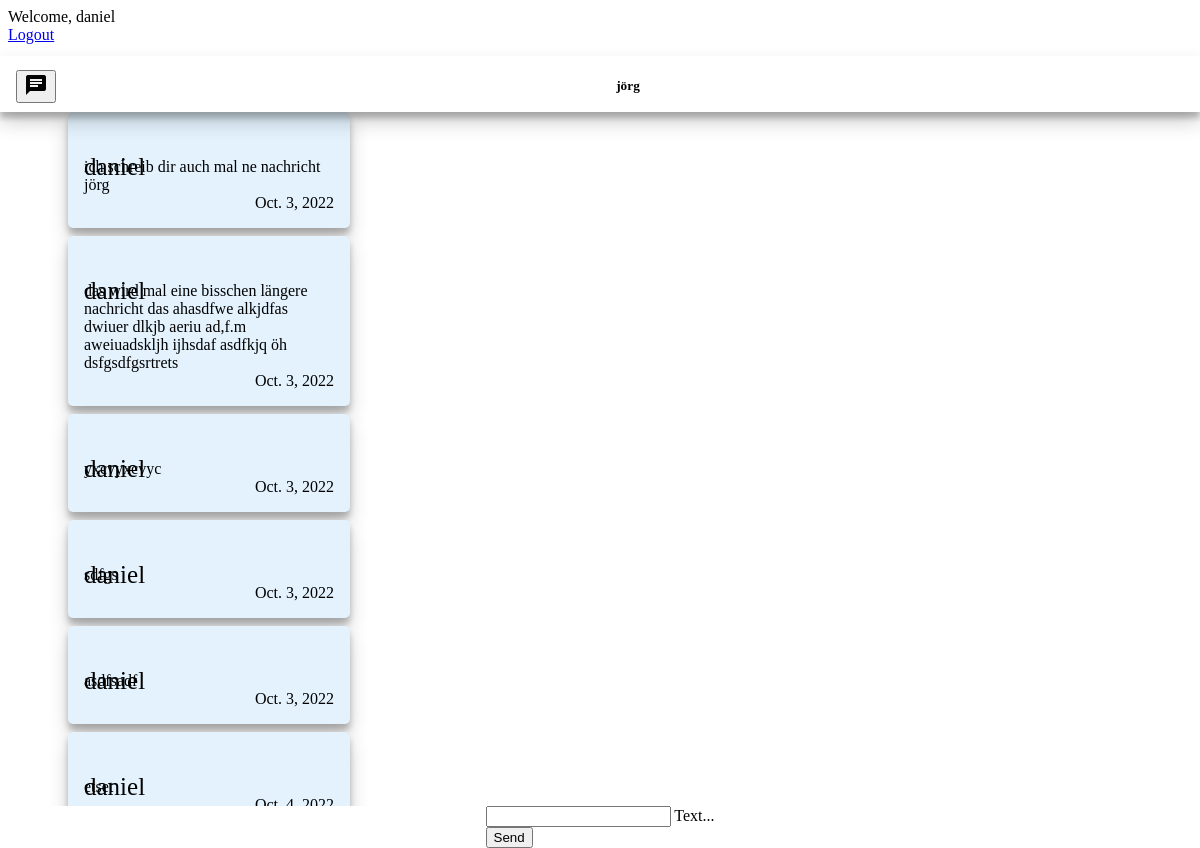
The app's page /chat/17/ (signed in), older data.
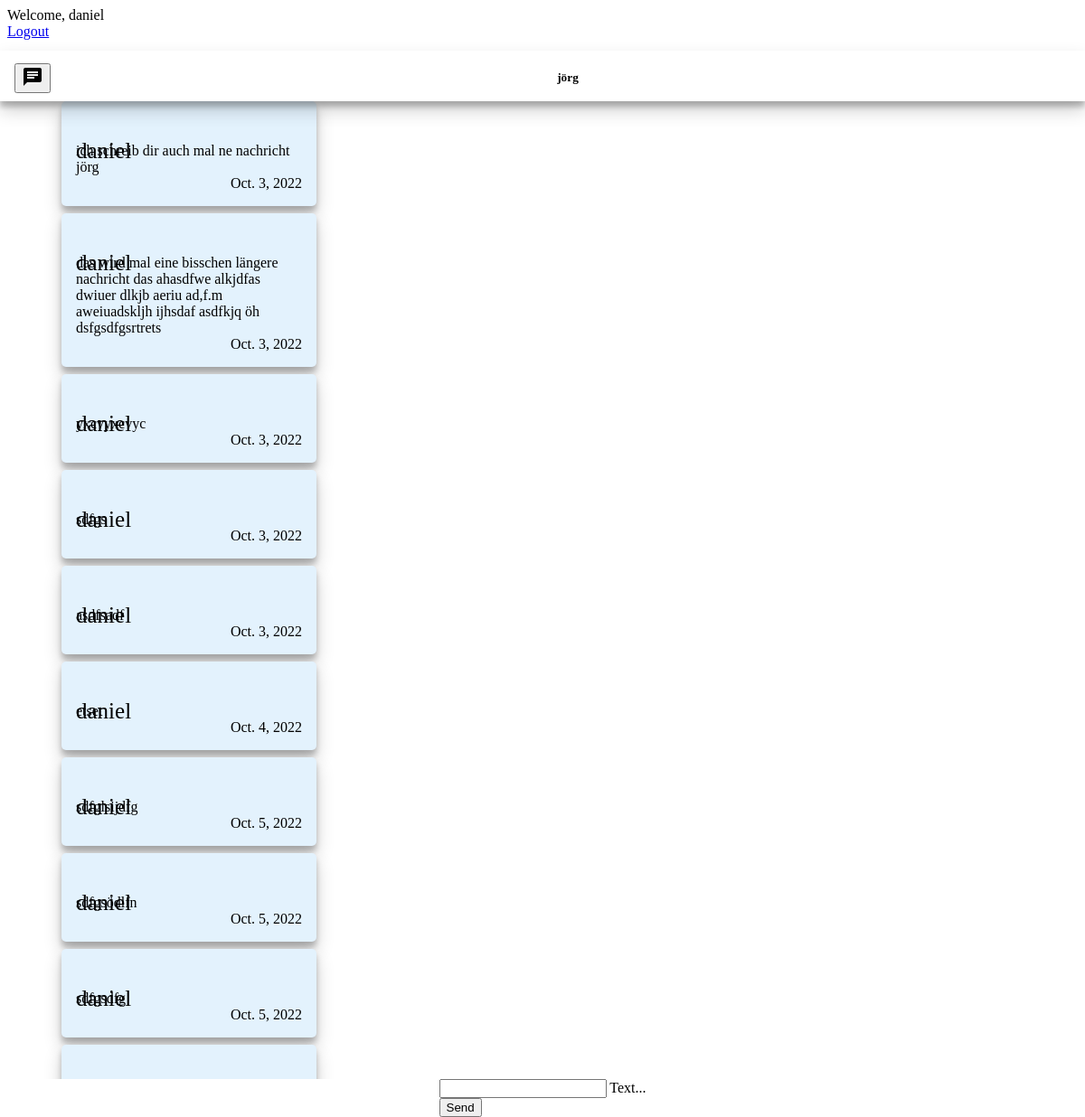
The same page, newer data.
### chat/models.py (models this page shows)
class Message(models.Model):
    text = models.CharField(max_length=500)
    created_at = DateField(default=date.today)
    chat = models.ForeignKey(Chat, on_delete=models.CASCADE, related_name='chat_message_set', default=None, blank=True, null=True)
    author = models.ForeignKey(settings.AUTH_USER_MODEL, on_delete=models.CASCADE, related_name='author_message_set')
    reciever = models.ForeignKey(settings.AUTH_USER_MODEL, on_delete=models.CASCADE, related_name='receiver_message_set')

### chat/views.py (the view, shortened to what this page needs)
# urls.py: path("chat/<int:id>/", message_view , name="chat"),
@login_required(login_url='/login/')
@csrf_exempt
def message_view(request, id):
    all_users = User.objects.all
    all_chats = Chat.objects.filter(participant1 = request.user.id) | Chat.objects.filter(participant2 = request.user.id)
    text_messages = Message.objects.filter(chat_id=id)
    my_chat = Chat.objects.get(id=id)
    if(request.user.id == my_chat.participant1.id):
            reciever_user = my_chat.participant2
    else:
        reciever_user = my_chat.participant1
    return render(request, 'chat/chat.html', {'messages': text_messages,'users': all_users, "chats": all_chats, "recieverUser": reciever_user, "chatId": id})

### chat/templates/chat/chat.html (shortened to what this page needs)
{% extends "base.html" %} {% block content %} {% if request.user.is_authenticated %}
<div id="information-bar" style="display: flex; flex-direction: column">
    <div style="width: 100%; display: flex; justify-content: space-between; align-items: center">
        <button style="margin-left: 16px" onclick="renderAllChats()" class="mdl-button mdl-js-button mdl-button--raised mdl-button--colored">
            <i class="material-icons">chat</i>
    </button>
    <h5>{{ recieverUser }}<h5/>
    </div>
</div>
<div id="messageContainer">
        {% for message in messages %}
        {% if request.user == message.author %}
        <div id="loggedInUserMessage">
            <div id="card" style="background-color: #E3F2FD">
                <div style="height: 30px; display: flex; justify-content: flex-start;">
                    <p style="font-size: 25px; height: 30px;">{{ message.author }}</p>
                </div>
                <div>
                    {{ message.text }}
                </div>
                <div id="createdAt">
                    <span>{{message.created_at}}</span>
                </div>
          </div>
        </div>
          {% endif %}
        {% endfor %}
        <div id="sendArea">
            <form onsubmit="sendMessage(); return false;" method="post">
                <div class="mdl-textfield mdl-js-textfield mdl-textfield--floating-label">
                    <input class="mdl-textfield__input" name="textmessage" type="text" id="messageField">
                    <label class="mdl-textfield__label" for="messageField">Text...</label>
                </div>
                <button class="mdl-button mdl-js-button mdl-button--raised mdl-js-ripple-effect mdl-button--accent">
                                Send
                </button>
            </form>
        </div>
</div>
{% endif %} {% endblock %}

Row changes from the older to the newer data that the page shows:
added Message: author "daniel", text "sdfglsijdfg", created_at "Oct. 5, 2022"
added Message: author "daniel", text "sdfgsödlfn", created_at "Oct. 5, 2022"
added Message: author "daniel", text "sdfgsdfg", created_at "Oct. 5, 2022"
